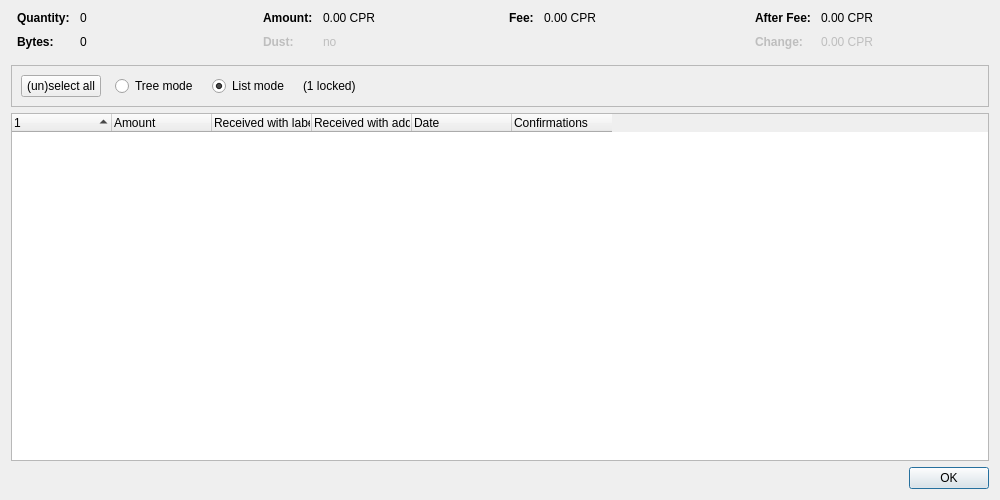
<?xml version="1.0" encoding="UTF-8"?>
<ui version="4.0">
 <class>CoinControlDialog</class>
 <widget class="QDialog" name="CoinControlDialog">
  <property name="geometry">
   <rect>
    <x>0</x>
    <y>0</y>
    <width>1000</width>
    <height>500</height>
   </rect>
  </property>
  <property name="windowTitle">
   <string>Coin Selection</string>
  </property>
  <layout class="QVBoxLayout" name="verticalLayout">
   <item>
    <layout class="QHBoxLayout" name="horizontalLayoutTop" stretch="0,0,0,0">
     <property name="topMargin">
      <number>0</number>
     </property>
     <property name="bottomMargin">
      <number>10</number>
     </property>
     <item>
      <layout class="QFormLayout" name="formLayoutCoinControl1">
       <property name="horizontalSpacing">
        <number>10</number>
       </property>
       <property name="verticalSpacing">
        <number>10</number>
       </property>
       <property name="leftMargin">
        <number>6</number>
       </property>
       <property name="rightMargin">
        <number>6</number>
       </property>
       <item row="0" column="0">
        <widget class="QLabel" name="labelCoinControlQuantityText">
         <property name="font">
          <font>
           <weight>75</weight>
           <bold>true</bold>
          </font>
         </property>
         <property name="text">
          <string>Quantity:</string>
         </property>
        </widget>
       </item>
       <item row="0" column="1">
        <widget class="QLabel" name="labelCoinControlQuantity">
         <property name="cursor">
          <cursorShape>IBeamCursor</cursorShape>
         </property>
         <property name="contextMenuPolicy">
          <enum>Qt::ActionsContextMenu</enum>
         </property>
         <property name="text">
          <string notr="true">0</string>
         </property>
         <property name="textInteractionFlags">
          <set>Qt::LinksAccessibleByMouse|Qt::TextSelectableByKeyboard|Qt::TextSelectableByMouse</set>
         </property>
        </widget>
       </item>
       <item row="1" column="0">
        <widget class="QLabel" name="labelCoinControlBytesText">
         <property name="font">
          <font>
           <weight>75</weight>
           <bold>true</bold>
          </font>
         </property>
         <property name="text">
          <string>Bytes:</string>
         </property>
        </widget>
       </item>
       <item row="1" column="1">
        <widget class="QLabel" name="labelCoinControlBytes">
         <property name="cursor">
          <cursorShape>IBeamCursor</cursorShape>
         </property>
         <property name="contextMenuPolicy">
          <enum>Qt::ActionsContextMenu</enum>
         </property>
         <property name="text">
          <string notr="true">0</string>
         </property>
         <property name="textInteractionFlags">
          <set>Qt::LinksAccessibleByMouse|Qt::TextSelectableByKeyboard|Qt::TextSelectableByMouse</set>
         </property>
        </widget>
       </item>
      </layout>
     </item>
     <item>
      <layout class="QFormLayout" name="formLayoutCoinControl2">
       <property name="horizontalSpacing">
        <number>10</number>
       </property>
       <property name="verticalSpacing">
        <number>10</number>
       </property>
       <property name="leftMargin">
        <number>6</number>
       </property>
       <property name="rightMargin">
        <number>6</number>
       </property>
       <item row="0" column="0">
        <widget class="QLabel" name="labelCoinControlAmountText">
         <property name="font">
          <font>
           <weight>75</weight>
           <bold>true</bold>
          </font>
         </property>
         <property name="text">
          <string>Amount:</string>
         </property>
        </widget>
       </item>
       <item row="0" column="1">
        <widget class="QLabel" name="labelCoinControlAmount">
         <property name="cursor">
          <cursorShape>IBeamCursor</cursorShape>
         </property>
         <property name="contextMenuPolicy">
          <enum>Qt::ActionsContextMenu</enum>
         </property>
         <property name="text">
          <string notr="true">0.00 CPR</string>
         </property>
         <property name="textInteractionFlags">
          <set>Qt::LinksAccessibleByMouse|Qt::TextSelectableByKeyboard|Qt::TextSelectableByMouse</set>
         </property>
        </widget>
       </item>
       <item row="1" column="0">
        <widget class="QLabel" name="labelCoinControlLowOutputText">
         <property name="enabled">
          <bool>false</bool>
         </property>
         <property name="font">
          <font>
           <weight>75</weight>
           <bold>true</bold>
          </font>
         </property>
         <property name="text">
          <string>Dust:</string>
         </property>
        </widget>
       </item>
       <item row="1" column="1">
        <widget class="QLabel" name="labelCoinControlLowOutput">
         <property name="enabled">
          <bool>false</bool>
         </property>
         <property name="cursor">
          <cursorShape>IBeamCursor</cursorShape>
         </property>
         <property name="contextMenuPolicy">
          <enum>Qt::ActionsContextMenu</enum>
         </property>
         <property name="text">
          <string notr="true">no</string>
         </property>
         <property name="textInteractionFlags">
          <set>Qt::LinksAccessibleByMouse|Qt::TextSelectableByKeyboard|Qt::TextSelectableByMouse</set>
         </property>
        </widget>
       </item>
      </layout>
     </item>
     <item>
      <layout class="QFormLayout" name="formLayoutCoinControl3">
       <property name="horizontalSpacing">
        <number>10</number>
       </property>
       <property name="verticalSpacing">
        <number>10</number>
       </property>
       <property name="leftMargin">
        <number>6</number>
       </property>
       <property name="rightMargin">
        <number>6</number>
       </property>
       <item row="0" column="0">
        <widget class="QLabel" name="labelCoinControlFeeText">
         <property name="font">
          <font>
           <weight>75</weight>
           <bold>true</bold>
          </font>
         </property>
         <property name="text">
          <string>Fee:</string>
         </property>
        </widget>
       </item>
       <item row="0" column="1">
        <widget class="QLabel" name="labelCoinControlFee">
         <property name="cursor">
          <cursorShape>IBeamCursor</cursorShape>
         </property>
         <property name="contextMenuPolicy">
          <enum>Qt::ActionsContextMenu</enum>
         </property>
         <property name="text">
          <string notr="true">0.00 CPR</string>
         </property>
         <property name="textInteractionFlags">
          <set>Qt::LinksAccessibleByMouse|Qt::TextSelectableByKeyboard|Qt::TextSelectableByMouse</set>
         </property>
        </widget>
       </item>
      </layout>
     </item>
     <item>
      <layout class="QFormLayout" name="formLayoutCoinControl4">
       <property name="horizontalSpacing">
        <number>10</number>
       </property>
       <property name="verticalSpacing">
        <number>10</number>
       </property>
       <property name="leftMargin">
        <number>6</number>
       </property>
       <property name="rightMargin">
        <number>6</number>
       </property>
       <item row="0" column="0">
        <widget class="QLabel" name="labelCoinControlAfterFeeText">
         <property name="font">
          <font>
           <weight>75</weight>
           <bold>true</bold>
          </font>
         </property>
         <property name="text">
          <string>After Fee:</string>
         </property>
        </widget>
       </item>
       <item row="0" column="1">
        <widget class="QLabel" name="labelCoinControlAfterFee">
         <property name="cursor">
          <cursorShape>IBeamCursor</cursorShape>
         </property>
         <property name="contextMenuPolicy">
          <enum>Qt::ActionsContextMenu</enum>
         </property>
         <property name="text">
          <string notr="true">0.00 CPR</string>
         </property>
         <property name="textInteractionFlags">
          <set>Qt::LinksAccessibleByMouse|Qt::TextSelectableByKeyboard|Qt::TextSelectableByMouse</set>
         </property>
        </widget>
       </item>
       <item row="1" column="0">
        <widget class="QLabel" name="labelCoinControlChangeText">
         <property name="enabled">
          <bool>false</bool>
         </property>
         <property name="font">
          <font>
           <weight>75</weight>
           <bold>true</bold>
          </font>
         </property>
         <property name="text">
          <string>Change:</string>
         </property>
        </widget>
       </item>
       <item row="1" column="1">
        <widget class="QLabel" name="labelCoinControlChange">
         <property name="enabled">
          <bool>false</bool>
         </property>
         <property name="cursor">
          <cursorShape>IBeamCursor</cursorShape>
         </property>
         <property name="contextMenuPolicy">
          <enum>Qt::ActionsContextMenu</enum>
         </property>
         <property name="text">
          <string notr="true">0.00 CPR</string>
         </property>
         <property name="textInteractionFlags">
          <set>Qt::LinksAccessibleByMouse|Qt::TextSelectableByKeyboard|Qt::TextSelectableByMouse</set>
         </property>
        </widget>
       </item>
      </layout>
     </item>
    </layout>
   </item>
   <item>
    <widget class="QFrame" name="frame">
     <property name="minimumSize">
      <size>
       <width>0</width>
       <height>40</height>
      </size>
     </property>
     <property name="frameShape">
      <enum>QFrame::StyledPanel</enum>
     </property>
     <property name="frameShadow">
      <enum>QFrame::Sunken</enum>
     </property>
     <layout class="QHBoxLayout" name="horizontalLayout">
      <item>
       <layout class="QHBoxLayout" name="horizontalLayoutPanel" stretch="0,0,0,0,0">
        <property name="spacing">
         <number>14</number>
        </property>
        <item>
         <widget class="QPushButton" name="pushButtonSelectAll">
          <property name="sizePolicy">
           <sizepolicy hsizetype="Maximum" vsizetype="Fixed">
            <horstretch>0</horstretch>
            <verstretch>0</verstretch>
           </sizepolicy>
          </property>
          <property name="text">
           <string>(un)select all</string>
          </property>
          <property name="autoDefault">
           <bool>false</bool>
          </property>
         </widget>
        </item>
        <item>
         <widget class="QRadioButton" name="radioTreeMode">
          <property name="sizePolicy">
           <sizepolicy hsizetype="Maximum" vsizetype="Fixed">
            <horstretch>0</horstretch>
            <verstretch>0</verstretch>
           </sizepolicy>
          </property>
          <property name="text">
           <string>Tree mode</string>
          </property>
         </widget>
        </item>
        <item>
         <widget class="QRadioButton" name="radioListMode">
          <property name="sizePolicy">
           <sizepolicy hsizetype="Maximum" vsizetype="Fixed">
            <horstretch>0</horstretch>
            <verstretch>0</verstretch>
           </sizepolicy>
          </property>
          <property name="text">
           <string>List mode</string>
          </property>
          <property name="checked">
           <bool>true</bool>
          </property>
         </widget>
        </item>
        <item>
         <widget class="QLabel" name="labelLocked">
          <property name="text">
           <string notr="true">(1 locked)</string>
          </property>
         </widget>
        </item>
        <item>
         <spacer name="horizontalSpacer">
          <property name="orientation">
           <enum>Qt::Horizontal</enum>
          </property>
          <property name="sizeHint" stdset="0">
           <size>
            <width>40</width>
            <height>20</height>
           </size>
          </property>
         </spacer>
        </item>
       </layout>
      </item>
     </layout>
    </widget>
   </item>
   <item>
    <widget class="CoinControlTreeWidget" name="treeWidget">
     <property name="contextMenuPolicy">
      <enum>Qt::CustomContextMenu</enum>
     </property>
     <property name="sortingEnabled">
      <bool>false</bool>
     </property>
     <property name="columnCount">
      <number>6</number>
     </property>
     <attribute name="headerShowSortIndicator" stdset="0">
      <bool>true</bool>
     </attribute>
     <attribute name="headerStretchLastSection">
      <bool>false</bool>
     </attribute>
     <column>
      <property name="text">
       <string/>
      </property>
     </column>
     <column>
      <property name="text">
       <string>Amount</string>
      </property>
     </column>
     <column>
      <property name="text">
       <string>Received with label</string>
      </property>
     </column>
     <column>
      <property name="text">
       <string>Received with address</string>
      </property>
     </column>
     <column>
      <property name="text">
       <string>Date</string>
      </property>
     </column>
     <column>
      <property name="text">
       <string>Confirmations</string>
      </property>
      <property name="toolTip">
       <string>Confirmed</string>
      </property>
     </column>
     <column>
      <property name="text">
       <string/>
      </property>
     </column>
     <column>
      <property name="text">
       <string/>
      </property>
     </column>
     <column>
      <property name="text">
       <string/>
      </property>
     </column>
     <column>
      <property name="text">
       <string/>
      </property>
     </column>
    </widget>
   </item>
   <item>
    <widget class="QDialogButtonBox" name="buttonBox">
     <property name="orientation">
      <enum>Qt::Horizontal</enum>
     </property>
     <property name="standardButtons">
      <set>QDialogButtonBox::Ok</set>
     </property>
    </widget>
   </item>
  </layout>
 </widget>
 <customwidgets>
  <customwidget>
   <class>CoinControlTreeWidget</class>
   <extends>QTreeWidget</extends>
   <header>qt/coincontroltreewidget.h</header>
  </customwidget>
 </customwidgets>
 <resources/>
 <connections/>
</ui>
